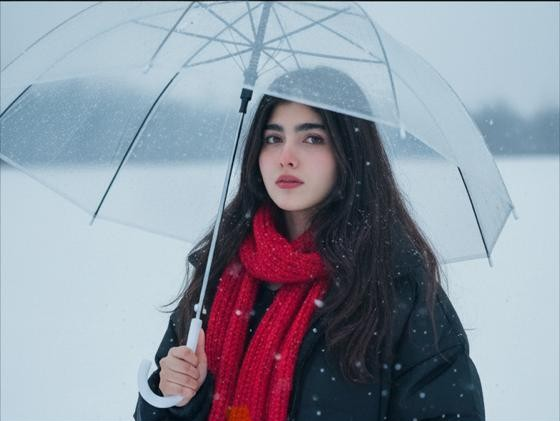
#> input picture TASK-5/zoya.jpeg, 560 x 421 px, found by its file name
$ jupyter execute opencvtest.ipynb   (shell and % lines are left out)
#> lines starting #> are read from the running program, lines starting #| are printed output that depends on the picture; after the words box and inside, x2 and y2 are one past the last pixel; in counts of white or black regions, pixels touching at a corner belong together
[cell 1]
import cv2
import numpy as np
import matplotlib.pyplot as plt

path = r"C:\Users\Zoya\Desktop\PAI LAB\TASK-5\zoya.jpeg"
img = cv2.imread(path)
#> img is the input picture: shape (421, 560, 3); mean B, G, R 163.3, 150.2, 143.3

img_rgb = cv2.cvtColor(img, cv2.COLOR_BGR2RGB)

[cell 2]
plt.imshow(img_rgb)
plt.title("Original Image")
plt.axis('off')
plt.show()

## Blurring (Gaussian + Median)

[cell 3]
gaussian = cv2.GaussianBlur(img, (15,15), 0)
median = cv2.medianBlur(img, 11)

plt.figure(figsize=(10,4))

plt.subplot(1,2,1)
plt.imshow(cv2.cvtColor(gaussian, cv2.COLOR_BGR2RGB))
plt.title("Gaussian Blur")

plt.subplot(1,2,2)
plt.imshow(cv2.cvtColor(median, cv2.COLOR_BGR2RGB))
plt.title("Median Blur")

plt.show()
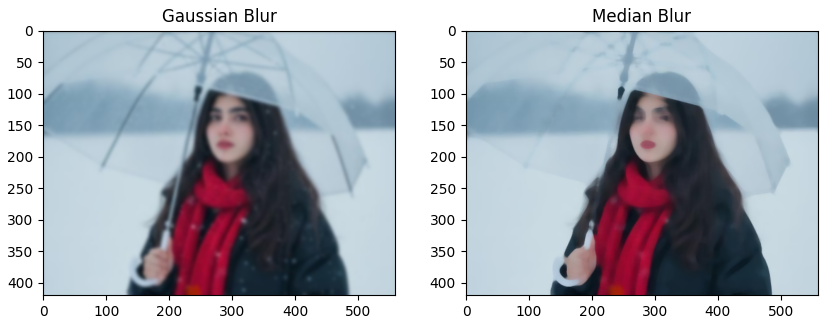
#> figure drawn by matplotlib, 2 panels

## Grayscale

[cell 4]
gray = cv2.cvtColor(img, cv2.COLOR_BGR2GRAY)

plt.imshow(gray, cmap='gray')
plt.title("Grayscale")
plt.axis('off')
plt.show()

## Resize

[cell 5]
small = cv2.resize(img_rgb, None, fx=0.5, fy=0.5)
big = cv2.resize(img_rgb, None, fx=2, fy=2)

plt.subplot(1,3,1); plt.imshow(img_rgb); plt.title("Original")
plt.subplot(1,3,2); plt.imshow(big); plt.title("Zoomed")
plt.subplot(1,3,3); plt.imshow(small); plt.title("Small")
plt.show()

## Rotation

[cell 6]
h, w = img.shape[:2]
#> h = 421; w = 560
center = (w//2, h//2)
#> center = (280, 210)
M = cv2.getRotationMatrix2D(center, 30, 1)
rotated = cv2.warpAffine(img_rgb, M, (w,h))
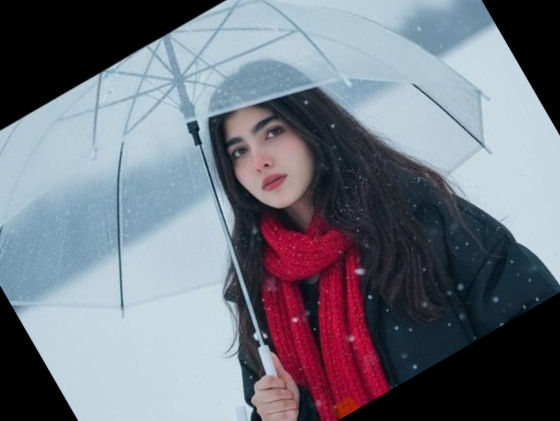
#> rotated: shape (421, 560, 3); mean R, G, B 113.4, 117.1, 128.3

plt.imshow(rotated)
plt.title("Rotated")
plt.show()

## Translation

[cell 7]
T = np.float32([[1,0,100],[0,1,70]])
translated = cv2.warpAffine(img_rgb, T, (w,h))
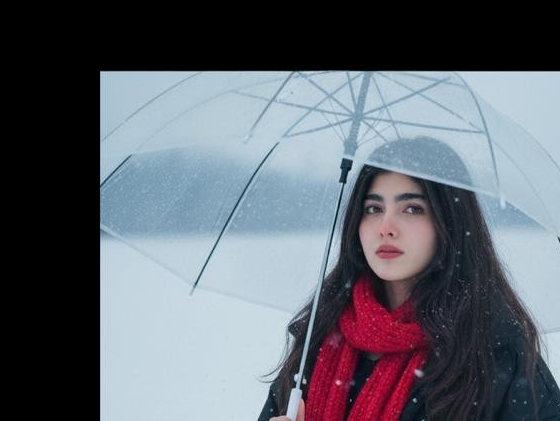
#> translated: shape (421, 560, 3); mean R, G, B 97.1, 102.1, 111.2

plt.imshow(translated)
plt.title("Translated")
plt.show()

## Shearing

[cell 8]
S = np.float32([[1,-0.15,0],[0,1,0]])
sheared = cv2.warpAffine(img_rgb, S, (w,h))

plt.imshow(sheared)
plt.title("Sheared")
plt.show()

## Normalization

[cell 9]
b,g,r = cv2.split(img_rgb)

b = cv2.normalize(b.astype('float'),None,0,1,cv2.NORM_MINMAX)
g = cv2.normalize(g.astype('float'),None,0,1,cv2.NORM_MINMAX)
r = cv2.normalize(r.astype('float'),None,0,1,cv2.NORM_MINMAX)

norm = cv2.merge((b,g,r))

plt.imshow(norm)
plt.title("Normalized")
plt.show()

## Edge Detection

[cell 10]
edges = cv2.Canny(img,100,200)
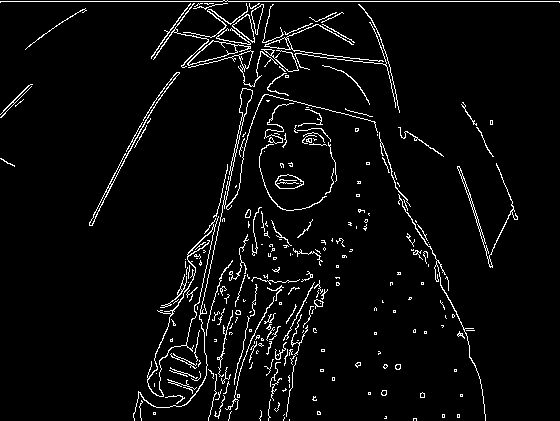
#> edges: shape (421, 560); 4.5% white in thin lines or dots
plt.imshow(edges,cmap='gray')
plt.title("Edges")
plt.show()

## Morphology

[cell 11]
kernel = np.ones((3,3),np.uint8)

dil = cv2.dilate(gray,kernel,iterations=2)
ero = cv2.erode(gray,kernel,iterations=2)
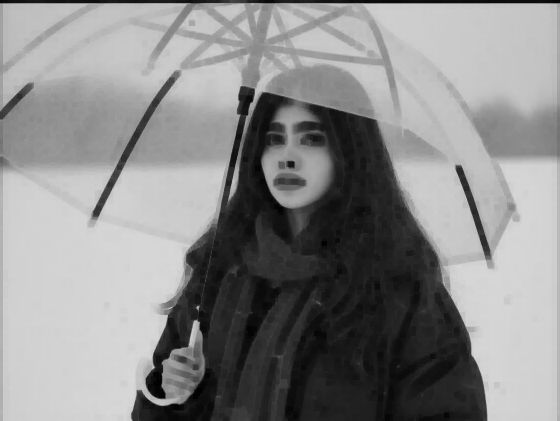
#> ero: shape (421, 560); min 0, max 216, mean 138.4

plt.subplot(1,2,1); plt.imshow(dil,cmap='gray'); plt.title("Dilated")
plt.subplot(1,2,2); plt.imshow(ero,cmap='gray'); plt.title("Eroded")
plt.show()

## Log Transform

[cell 12]
c = 255/(np.log(1+np.max(img)))
#> c = 46.08
log = c*np.log(1+img)
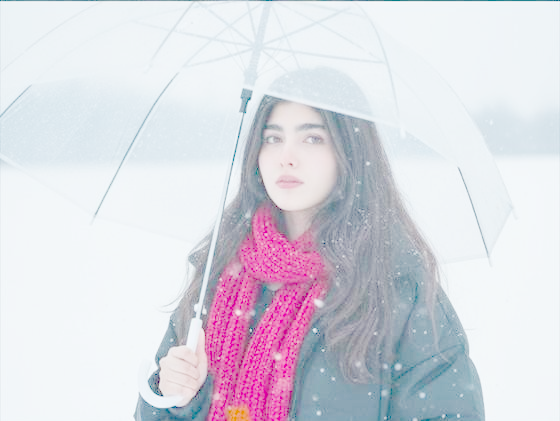
#> log: shape (421, 560, 3) float16; mean B, G, R 226.9, 218.2, 219.9; drawn with min black and max white
log = np.array(log,dtype=np.uint8)

cv2.imwrite("log.jpg",log)
#> Out = True

## Gamma

[cell 13]
for g in [0.5,1.2,2.2]:
    gamma = np.array(255*(img/255)**g,dtype='uint8')
    cv2.imwrite(f"gamma_{g}.jpg",gamma)
#> this loop made 3 passes
#> pass 1, `gamma = np.array(255*(img/255)**g,dtype='uint8')`:
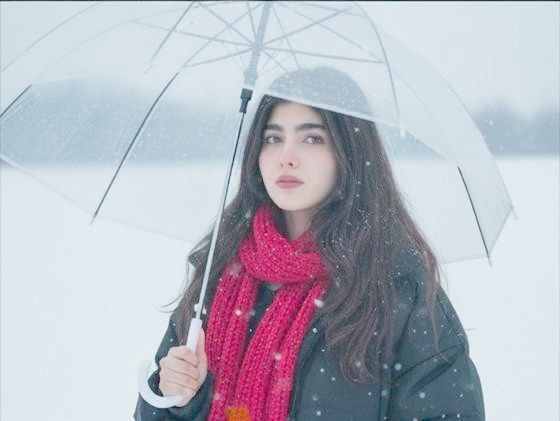
#> gamma: shape (421, 560, 3); mean B, G, R 195.8, 184.7, 183.1

## Threshold

[cell 14]
_,th = cv2.threshold(gray,120,255,cv2.THRESH_BINARY)
#> th: shape (421, 560); 71.2% white; 27 black regions (19 under 20 px), largest, box (x1, y1, x2, y2) and area: (133, 88, 485, 421) 63820, (148, 225, 215, 397) 2406, (0, 0, 560, 2) 574

plt.imshow(th,cmap='gray')
plt.title("Binary")
plt.show()

## Histogram Equalization

[cell 15]
eq = cv2.equalizeHist(gray)
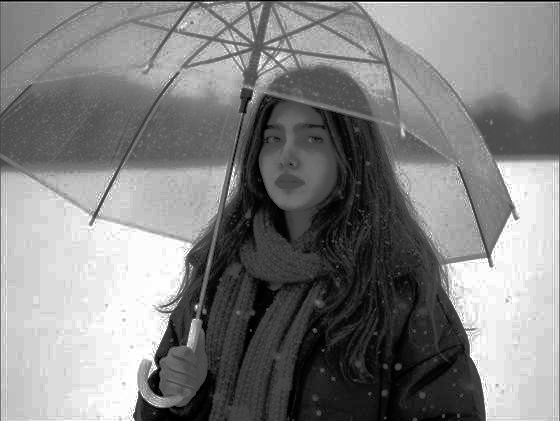
#> eq: shape (421, 560); min 0, max 255, mean 129.2

plt.subplot(1,2,1); plt.imshow(gray,cmap='gray'); plt.title("Original")
plt.subplot(1,2,2); plt.imshow(eq,cmap='gray'); plt.title("Equalized")
plt.show()

## Simple Thresholding

[cell 16]
_, binary = cv2.threshold(gray,120,255,cv2.THRESH_BINARY)
_, binary_inv = cv2.threshold(gray,120,255,cv2.THRESH_BINARY_INV)
_, trunc = cv2.threshold(gray,120,255,cv2.THRESH_TRUNC)
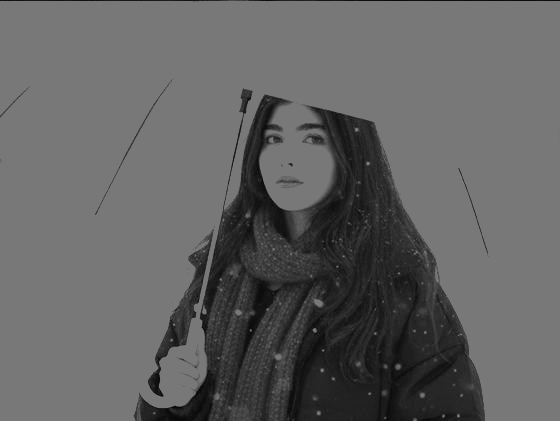
#> trunc: shape (421, 560); min 0, max 120, mean 98.3

plt.subplot(1,3,1); plt.imshow(binary,cmap='gray'); plt.title("Binary")
plt.subplot(1,3,2); plt.imshow(binary_inv,cmap='gray'); plt.title("Inverse")
plt.subplot(1,3,3); plt.imshow(trunc,cmap='gray'); plt.title("Truncated")
plt.show()

## Adaptive Thresholding

[cell 17]
mean = cv2.adaptiveThreshold(gray,255,
        cv2.ADAPTIVE_THRESH_MEAN_C,
        cv2.THRESH_BINARY,199,5)
#> mean: shape (421, 560); 67.7% white; 201 black regions (181 under 20 px), largest, box (x1, y1, x2, y2) and area: (133, 88, 485, 421) 54115, (0, 73, 198, 225) 12433, (461, 94, 560, 161) 4012

gauss = cv2.adaptiveThreshold(gray,255,
        cv2.ADAPTIVE_THRESH_GAUSSIAN_C,
        cv2.THRESH_BINARY,199,5)
#> gauss: shape (421, 560); 71% white; 375 black regions (341 under 20 px), largest, box (x1, y1, x2, y2) and area: (133, 88, 485, 421) 40938, (0, 72, 208, 226) 12204, (461, 102, 560, 160) 3722

plt.subplot(1,2,1); plt.imshow(mean,cmap='gray'); plt.title("Mean")
plt.subplot(1,2,2); plt.imshow(gauss,cmap='gray'); plt.title("Gaussian")
plt.show()

## Otsu Thresholding

[cell 18]
ret, otsu = cv2.threshold(gray,0,255,
                          cv2.THRESH_BINARY + cv2.THRESH_OTSU)
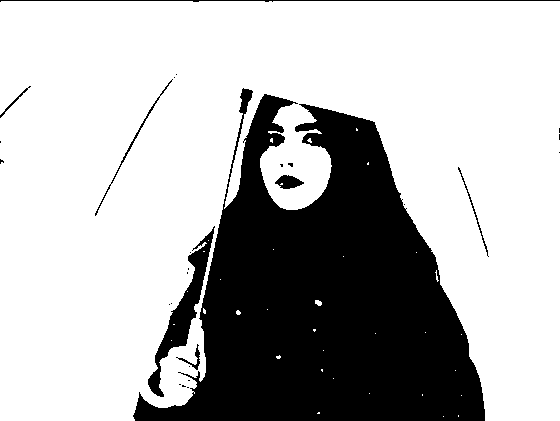
#> otsu: shape (421, 560); 71.3% white; 28 black regions (20 under 20 px), largest, box (x1, y1, x2, y2) and area: (133, 88, 485, 421) 63715, (148, 226, 215, 397) 2391, (0, 0, 560, 2) 572
#> ret = 118

print("Otsu Value:", ret)
#| Otsu Value: 118.0

plt.imshow(otsu,cmap='gray')
plt.title("Otsu Threshold")
plt.show()
